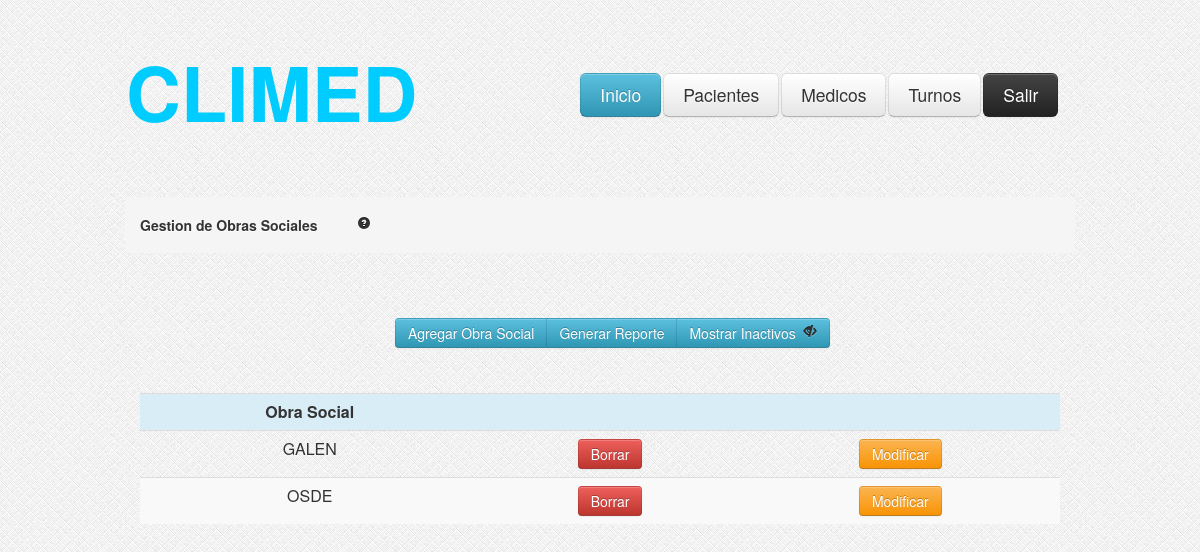
The page /GestionObras.php on the database as committed earlier.
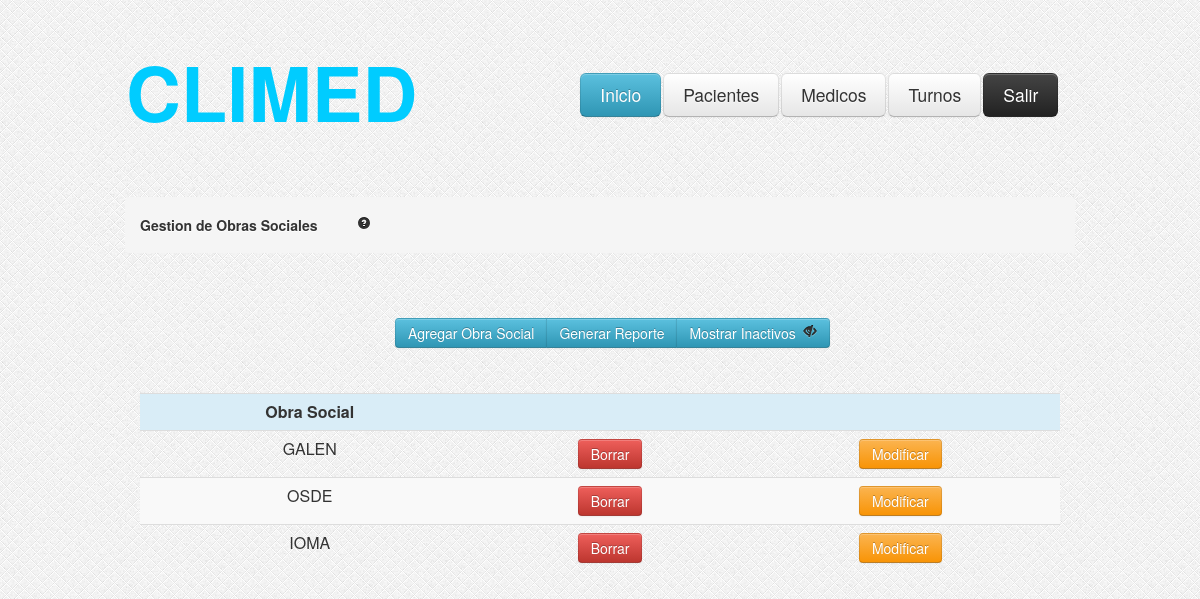
The same page on the database as committed later.
### tables this page shows
CREATE TABLE IF NOT EXISTS `obrasociales` (
  `idobra` int(11) NOT NULL AUTO_INCREMENT,
  `nombre` varchar(200) NOT NULL,
  `activo` tinyint(1) NOT NULL DEFAULT '1',
  PRIMARY KEY (`idobra`)
);

### GestionObras.php (the view, shortened to what this page needs)
<?php
	if (!isset($_GET['ojito'])) {
		$ojito=1;
	}else{
		$ojito=$_GET['ojito'];
	}
	$consulta = "SELECT idobra,nombre,activo FROM obrasociales where activo = ".$ojito." OR 0 = ".$ojito." ";
    $resultado = mysql_query($consulta);
?>
<html>
<head>
<link rel="stylesheet" type="text/css" href="css/estilo.css"/>
<link rel="stylesheet" type="text/css" href="css/bootstrap.css"/>
<link rel="stylesheet" type="text/css" href="css/bootstrap-responsive.css"/>
</head>
<body style="background-image:url('images/bg.png')">
	<?php include_once('header.php'); ?>
	<div class="encapsulador">
		<div class="contenedor">
			<ul class="breadcrumb">
				<li>
					<h5>Gestion de Obras Sociales<a href="#" style="margin-left: 40px;"><i class="icon-question-sign"></i></a></h5>
				</li>
			</ul>
			<div class="btn-group" style="margin-top: 45px; margin-left: 270;">
			        <button class="btn btn-info" type="button" onclick="location.href='AltaObras.php'">Agregar Obra Social</button>
                    <button class="btn btn-info" type="button">Generar Reporte</button>
				    <button class="btn btn-info" type="button"
					<?php	if($ojito == 1){ ?>
								onclick="location.href='GestionObras.php?ojito=0'"> Mostrar Inactivos <i class="icon-eye-close" style="margin-left: 3px;"></i>
					<?php	} else { ?>
								onclick="location.href='GestionObras.php?ojito=1'"> Ocultar Inactivos <i class="icon-eye-open" style="margin-left: 3px;"></i>
					<?php	} ?>
					</button>
			</div>
		</div>
		<div id="tabla-gestion-obrasociales">
				<table class="table table-striped">
					<tr class="info">
						<td><b>Obra Social</b> </td>
						<td></td>
						<td></td>
					</tr>
					<?php
				while ($valor = mysql_fetch_array($resultado))
				{
				?>
					<tr>
						<td><?php echo $valor["nombre"]; ?></td>
						<?php
								$idobra = $valor["idobra"];
								if( $valor["activo"] == 1 ){
						?>
									<td><a data-toggle="modal" role="button" href="#borrar<?php echo $idobra; ?>" class="btn btn-danger">Borrar</a></td>
						<?php	}else{ ?>
									<td><button class="btn btn-success" type="button" onclick="location.href='HabilitarObra.php?idobra=<?php echo $idobra; ?> '">Habilitar</button></td>
						<?php	}  	?>
						<td><button class="btn btn-warning" onclick="location.href='ObraSocial.php?idobra=<?php echo $valor["idobra"]; ?>'" type="button">Modificar</button> </td>
					</tr>
				<?php
				}
				?>
				</table>
		</div>
	</div>
</body>
</html>

Rows that differ between the two databases and show on the page:
added obrasociales: nombre "IOMA"
